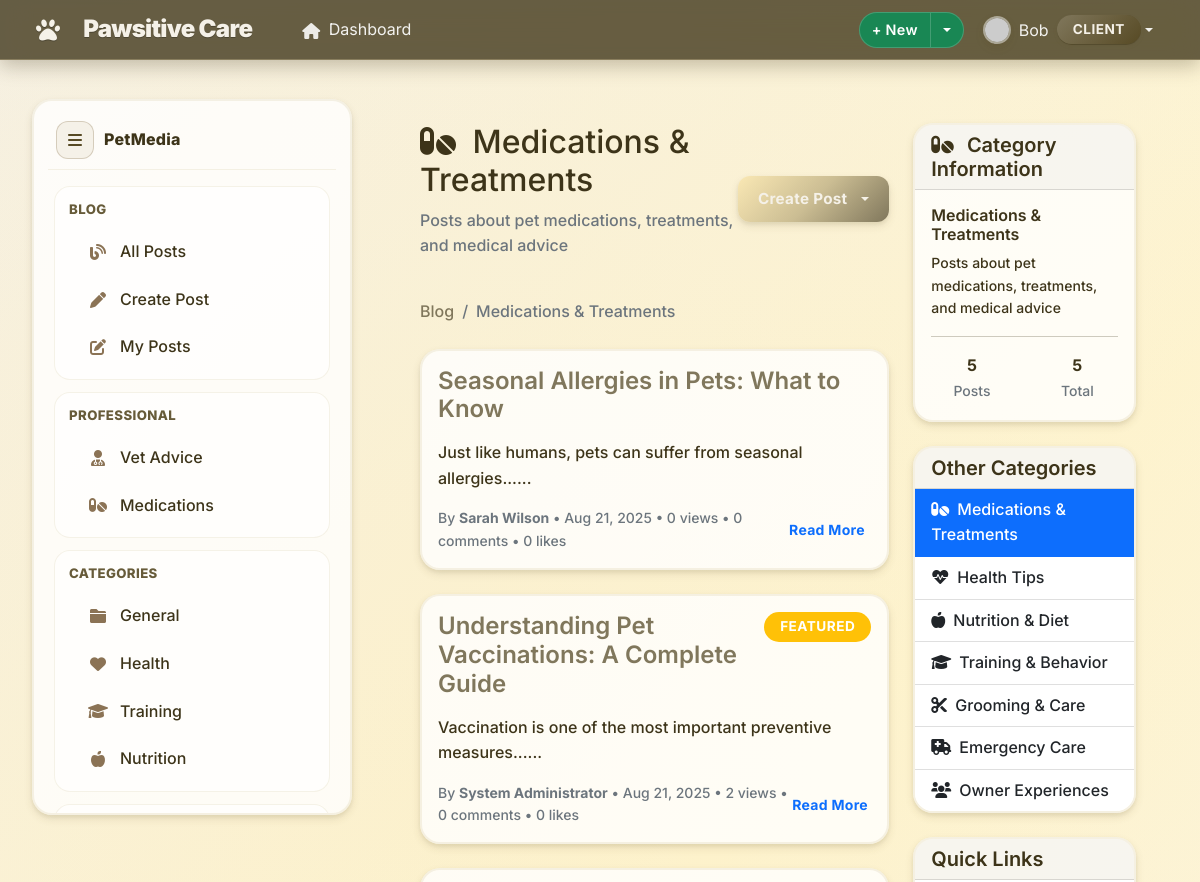
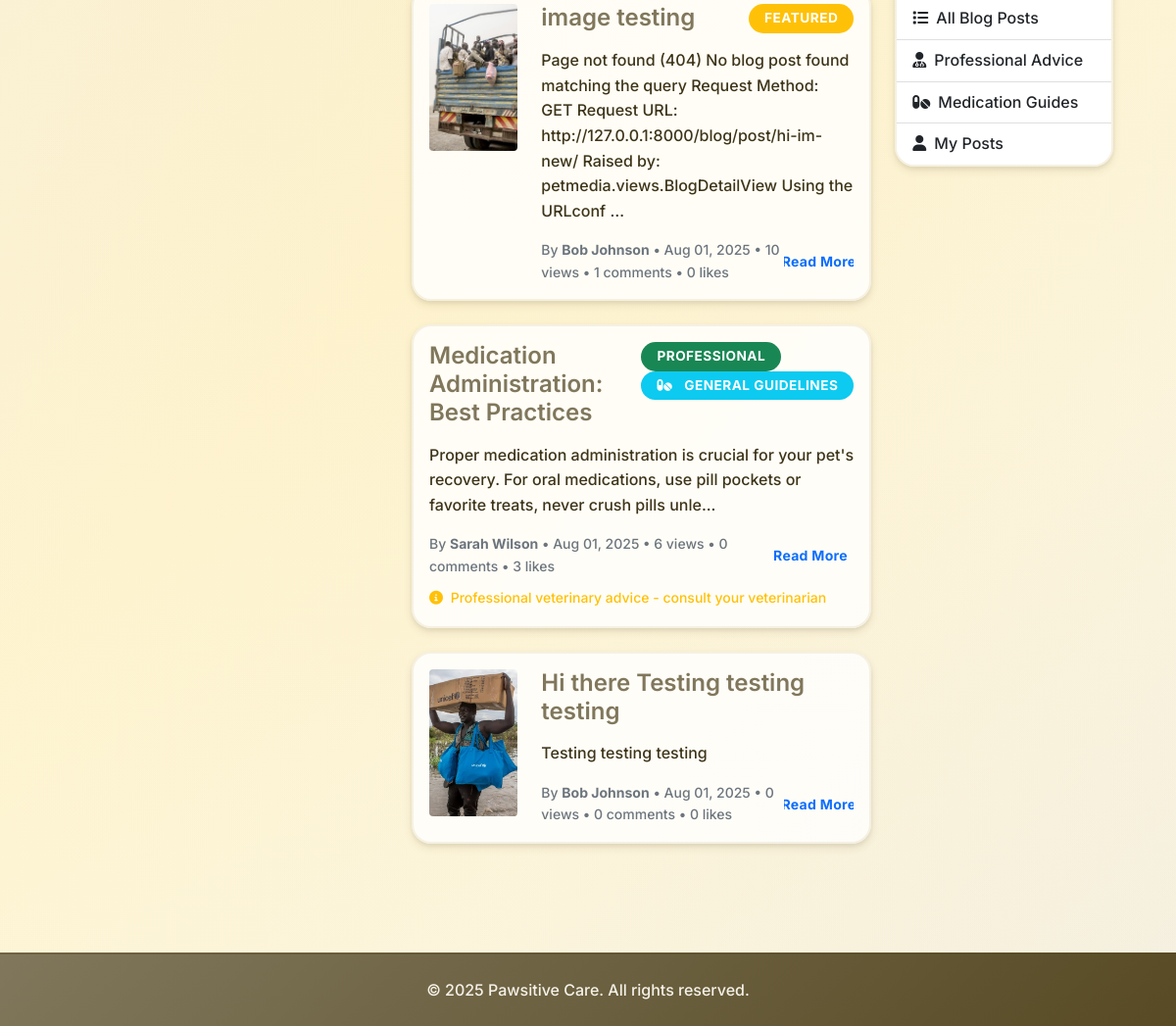
The page /blog/category/MEDICATION/ (signed in) on the database its author committed (2 pictures, top to bottom).
### accounts/models.py (models this page shows, shortened)
class CustomUser(AbstractUser):
    ROLE_CHOICES = [
        ('admin', 'Admin'),
        ('vet', 'Veterinarian'),
        ('staff', 'Staff'),
        ('client', 'Client'),
    ]
    phone = models.CharField(max_length=20, blank=False)
    address = models.TextField(blank=False)
    role = models.CharField(max_length=10, choices=ROLE_CHOICES, default='client')
    def is_admin(self):
        return self.role == 'admin'
    def is_vet(self):
        return self.role == 'vet'
    def is_staff_member(self):
        return self.role == 'staff'

### petmedia/models.py (models this page shows, shortened)
class BlogCategory(models.Model):
    MEDICATION = 'MEDICATION'
    HEALTH_TIPS = 'HEALTH_TIPS'
    NUTRITION = 'NUTRITION'
    TRAINING = 'TRAINING'
    GROOMING = 'GROOMING'
    EMERGENCY = 'EMERGENCY'
    EXPERIENCE = 'EXPERIENCE'
    CATEGORY_CHOICES = [
        (MEDICATION, 'Medications & Treatments'),
        (HEALTH_TIPS, 'Health Tips'),
        (NUTRITION, 'Nutrition & Diet'),
        (TRAINING, 'Training & Behavior'),
        (GROOMING, 'Grooming & Care'),
        (EMERGENCY, 'Emergency Care'),
        (EXPERIENCE, 'Owner Experiences'),
    ]
    name = models.CharField(max_length=20, choices=CATEGORY_CHOICES, unique=True)
    description = models.TextField(blank=True)
    icon = models.CharField(max_length=50, blank=True)
    is_active = models.BooleanField(default=True)
    created_at = models.DateTimeField(auto_now_add=True)
    class Meta:
        verbose_name_plural = "Blog Categories"

class BlogPost(models.Model):
    id = models.UUIDField(primary_key=True, default=uuid.uuid4, editable=False)
    title = models.CharField(
        max_length=200,
        validators=[MinLengthValidator(5)],
        help_text="Blog post title"
    )
    content = models.TextField(
        validators=[MinLengthValidator(50)],
        help_text="Full blog post content"
    )
    excerpt = models.TextField(
        max_length=300,
        help_text="Short excerpt for previews"
    )
    author = models.ForeignKey(User, on_delete=models.CASCADE, related_name='blog_posts')
    category = models.ForeignKey(BlogCategory, on_delete=models.SET_NULL, null=True)
    related_pet = models.ForeignKey(
        Pet,
        on_delete=models.SET_NULL,
        null=True,
        blank=True,
        help_text="Pet this post is about (optional)"
    )
    is_professional_advice = models.BooleanField(
        default=False,
        help_text="Is this professional veterinary advice?"
    )
    medical_disclaimer = models.TextField(
        blank=True,
        help_text="Medical disclaimer for professional posts"
    )
    medication_name = models.CharField(
        max_length=100,
        blank=True,
        help_text="Name of medication discussed"
    )
    dosage_info = models.TextField(
        blank=True,
        help_text="Dosage information (for reference only)"
    )
    side_effects = models.TextField(
        blank=True,
        help_text="Known side effects"
    )
    slug = models.SlugField(max_length=250, unique=True, blank=True)
    meta_description = models.CharField(max_length=160, blank=True)
    featured_image = models.ImageField(
        upload_to='blog_images/',
        blank=True,
        null=True
    )
    is_published = models.BooleanField(default=True)
    is_featured = models.BooleanField(default=False)
    views_count = models.PositiveIntegerField(default=0)
    likes_count = models.PositiveIntegerField(default=0)
    created_at = models.DateTimeField(auto_now_add=True)
    updated_at = models.DateTimeField(auto_now=True)
    published_at = models.DateTimeField(null=True, blank=True)
    class Meta:
        ordering = ['-created_at']

### petmedia/views.py (the view)
# urls.py: path('category/<str:name>/', views.CategoryView.as_view(), name='category'),
class CategoryView(ListView):
    template_name = 'petmedia/category.html'
    context_object_name = 'posts'
    paginate_by = 10
    def get_queryset(self):
        self.category = get_object_or_404(BlogCategory, name=self.kwargs['name'])
        return repo_manager.posts.get_by_category(self.category)
    def get_context_data(self, **kwargs):
        context = super().get_context_data(**kwargs)
        context['category'] = self.category
        return context

### petmedia/templates/petmedia/category.html (shortened to what this page needs)
{% extends 'accounts/base.html' %}
{% load static %}
{% block content %}
<div class="app-shell">
  {% include 'petmedia/includes/sidebar.html' %}
  <main class="app-main">
    <div class="container mt-4">
      <div class="row">
        <div class="col-lg-8">
          <div class="d-flex justify-content-between align-items-center mb-4">
            <div>
              <h1 class="h2">
                <i class="fas fa-{{ category.icon|default:'folder' }} me-2"></i>
                {{ category.get_name_display }}
              </h1>
              {% if category.description %}
              <p class="text-muted">
                {{ category.description }}
              </p>
              {% endif %}
            </div>
            {% if user.is_authenticated %}
            <div class="dropdown">
              <button class="btn btn-primary dropdown-toggle" type="button" id="createPostDropdown" data-bs-toggle="dropdown">
                Create Post
              </button>
            </div>
            {% endif %}
          </div>
          <nav aria-label="breadcrumb" class="mb-4">
            <ol class="breadcrumb">
              <li class="breadcrumb-item"><a href="{% url 'petmedia:blog_list' %}">Blog</a></li>
              <li class="breadcrumb-item active" aria-current="page">
                {{ category.get_name_display }}
              </li>
            </ol>
          </nav>
          <div class="category-posts">
            {% if posts %}
            {% for post in posts %}
            <article class="card mb-4">
              <div class="card-body">
                <div class="row">
                  {% if post.featured_image %}
                  <div class="col-md-3">
                    <img src="{{ post.featured_image.url }}" class="img-fluid rounded" alt="{{ post.title }}" style="height: 150px; width: 100%; object-fit: cover;">
                  </div>
                  <div class="col-md-9">
                    {% else %}
                    <div class="col-12">
                      {% endif %}
                      <div class="d-flex justify-content-between align-items-start mb-2">
                        <h4 class="card-title">
                          <a href="{% url 'petmedia:blog_detail' slug=post.slug %}" class="text-decoration-none">
                            {{ post.title }}
                          </a>
                        </h4>
                        <div>
                          {% if post.is_professional_advice %}
                          <span class="badge bg-success">Professional</span>
                          {% endif %}
                          {% if post.medication_name %}
                          <span class="badge bg-info">
                            <i class="fas fa-pills me-1"></i>
                            {{ post.medication_name }}
                          </span>
                          {% endif %}
                          {% if post.is_featured %}
                          <span class="badge bg-warning">Featured</span>
                          {% endif %}
                        </div>
                      </div>
                      <p class="card-text">
                        {{ post.excerpt|default:post.content|truncatechars:200 }}
                      </p>
                      <div class="d-flex justify-content-between align-items-center">
                        <div class="text-muted small">
                          By <strong>
                            {{ post.author.get_full_name|default:post.author.username }}</strong>
                          •
                          {{ post.created_at|date:"M d, Y" }}
                          •
                          {{ post.views_count }} views
                          •
                          {{ post.comments.count }} comments
                          •
                          {{ post.likes.count }} likes
                        </div>
                        <a href="{% url 'petmedia:blog_detail' slug=post.slug %}" class="btn btn-outline-primary btn-sm">
                          Read More
                        </a>
                      </div>
                      {% if post.is_professional_advice and post.medical_disclaimer %}
                      <div class="mt-2">
                        <small class="text-warning">
                          <i class="fas fa-info-circle me-1"></i>
                          Professional veterinary advice - consult your veterinarian
                        </small>
                      </div>
                      {% endif %}
                    </div>
                  </div>
                </div>
            </article>
            {% endfor %}
            {% endif %}
          </div>
        </div>
        <div class="col-lg-4">
          <div class="card mb-4">
            <div class="card-header">
              <h5 class="mb-0">
                <i class="fas fa-{{ category.icon|default:'info-circle' }} me-2"></i>
                Category Information
              </h5>
            </div>
            <div class="card-body">
              <h6>
                {{ category.get_name_display }}
              </h6>
              {% if category.description %}
              <p class="small">
                {{ category.description }}
              </p>
              {% endif %}
              <hr>
              <div class="row text-center">
                <div class="col-6">
                  <strong>
                    {{ posts|length }}</strong><br>
                  <small class="text-muted">Posts</small>
                </div>
                <div class="col-6">
                  <strong>
                    {{ posts.count }}</strong><br>
                  <small class="text-muted">Total</small>
                </div>
              </div>
            </div>
          </div>
          <div class="card mb-4">
            <div class="card-header">
              <h5 class="mb-0">Other Categories</h5>
            </div>
            <div class="list-group list-group-flush">
              <a href="{% url 'petmedia:category' name='MEDICATION' %}" class="list-group-item list-group-item-action {% if category.name == 'MEDICATION' %}active{% endif %}">
                <i class="fas fa-pills me-2"></i>Medications & Treatments
              </a>
              <a href="{% url 'petmedia:category' name='HEALTH_TIPS' %}" class="list-group-item list-group-item-action {% if category.name == 'HEALTH_TIPS' %}active{% endif %}">
                <i class="fas fa-heartbeat me-2"></i>Health Tips
              </a>
              <a href="{% url 'petmedia:category' name='NUTRITION' %}" class="list-group-item list-group-item-action {% if category.name == 'NUTRITION' %}active{% endif %}">
                <i class="fas fa-apple-alt me-2"></i>Nutrition & Diet
              </a>
              <a href="{% url 'petmedia:category' name='TRAINING' %}" class="list-group-item list-group-item-action {% if category.name == 'TRAINING' %}active{% endif %}">
                <i class="fas fa-graduation-cap me-2"></i>Training & Behavior
              </a>
              <a href="{% url 'petmedia:category' name='GROOMING' %}" class="list-group-item list-group-item-action {% if category.name == 'GROOMING' %}active{% endif %}">
                <i class="fas fa-cut me-2"></i>Grooming & Care
              </a>
              <a href="{% url 'petmedia:category' name='EMERGENCY' %}" class="list-group-item list-group-item-action {% if category.name == 'EMERGENCY' %}active{% endif %}">
                <i class="fas fa-ambulance me-2"></i>Emergency Care
              </a>
              <a href="{% url 'petmedia:category' name='EXPERIENCE' %}" class="list-group-item list-group-item-action {% if category.name == 'EXPERIENCE' %}active{% endif %}">
                <i class="fas fa-users me-2"></i>Owner Experiences
              </a>
            </div>
          </div>
          <div class="card">
            <div class="card-header">
              <h5 class="mb-0">Quick Links</h5>
            </div>
            <div class="list-group list-group-flush">
              <a href="{% url 'petmedia:blog_list' %}" class="list-group-item list-group-item-action">
                <i class="fas fa-list me-2"></i>All Blog Posts
              </a>
              <a href="{% url 'petmedia:professional_advice' %}" class="list-group-item list-group-item-action">
                <i class="fas fa-user-md me-2"></i>Professional Advice
              </a>
              <a href="{% url 'petmedia:medications' %}" class="list-group-item list-group-item-action">
                <i class="fas fa-pills me-2"></i>Medication Guides
              </a>
              {% if user.is_authenticated %}
              <a href="{% url 'petmedia:user_posts' %}" class="list-group-item list-group-item-action">
                <i class="fas fa-user me-2"></i>My Posts
              </a>
              {% endif %}
            </div>
          </div>
        </div>
      </div>
    </div>
  </main>
</div>
{% endblock %}

### accounts/templates/accounts/base.html (shortened to what this page needs)
<!DOCTYPE html>
<html lang="en">
<head>
  <link href="https://cdn.jsdelivr.net/npm/bootstrap@5.1.3/dist/css/bootstrap.min.css" rel="stylesheet">
  <link href="https://cdnjs.cloudflare.com/ajax/libs/font-awesome/6.0.0/css/all.min.css" rel="stylesheet">
  {% load static %}
  <link rel="stylesheet" href="{% static 'style.css' %}">
</head>
<body>
  <nav class="navbar navbar-expand-lg navbar-dark app-navbar">
    <div class="container nav-inner">
      <a class="navbar-brand d-flex align-items-center" href="{% url 'accounts:client_dashboard' %}">
        <i class="fas fa-paw me-2"></i><span>Pawsitive Care</span>
      </a>
      <div class="collapse navbar-collapse" id="navbarNav">
        <ul class="navbar-nav me-2">
          {% if user.is_authenticated %}
          <li class="nav-item">
            <a class="nav-link {% if request.resolver_match.url_name == 'client_dashboard' %}active{% endif %}" href="{% url 'accounts:client_dashboard' %}">
              <i class="fas fa-home me-1"></i> Dashboard
            </a>
          </li>
          {% endif %}
        </ul>
        <div class="d-flex align-items-center gap-2 ms-auto">
          {% if user.is_authenticated %}
          <div class="btn-group">
            <button class="btn btn-success btn-sm" type="button">+ New</button>
            <button class="btn btn-success btn-sm dropdown-toggle dropdown-toggle-split" type="button" data-bs-toggle="dropdown" aria-expanded="false" aria-label="Toggle quick create"></button>
          </div>
          <div class="dropdown">
            <a class="nav-link dropdown-toggle d-flex align-items-center" href="#" id="navbarDropdown" role="button" data-bs-toggle="dropdown" aria-expanded="false">
              <img class="avatar me-2" src="https://api.dicebear.com/7.x/identicon/svg?seed={{ user.username }}" alt="Avatar">
              <span class="me-2">
                {{ user.first_name|default:user.username }}</span>
              <span class="badge badge-secondary role-badge">
                {{ user.get_role_display }}</span>
            </a>
          </div>
          {% endif %}
        </div>
      </div>
    </div>
  </nav>
  <main class="page-main my-4">
    {% block content %}{% endblock %}
  </main>
  <footer class="mt-5 py-4">
    <div class="container text-center">
      <p class="mb-0">&copy; {% now "Y" %} Pawsitive Care. All rights reserved.</p>
    </div>
  </footer>
</body>
</html>

### rows shown on the page
CustomUser: first_name "Bob", role "CLIENT"
BlogCategory: name "Medications & Treatments", description "Posts about pet medications, treatments, and medical advice"
BlogPost: title "Seasonal Allergies in Pets: What to Know", excerpt "Just like humans, pets can suffer from seasonal allergies......", author.get_full_name "Sarah Wilson", created_at "Aug 21, 2025", views_count "0", comments.count "0", likes.count "0"
BlogPost: title "Understanding Pet Vaccinations: A Complete Guide", is_featured "FEATURED", excerpt "Vaccination is one of the most important preventive measures......", author.get_full_name "System Administrator", created_at "Aug 21, 2025", views_count "2", comments.count "0", likes.count "0"
BlogPost: featured_image (picture), title "image testing", is_featured "FEATURED", excerpt "Page not found (404) No blog post found matching the query Request Method: GET Request URL: http://127.0.0.1:8000/blog/post/hi-im-new/ Raised by: petmedia.views.BlogDetailView Using the URLconf …", author.get_full_name "Bob Johnson", created_at "Aug 01, 2025", views_count "10", comments.count "1", likes.count "0"
BlogPost: title "Medication Administration: Best Practices", is_professional_advice "PROFESSIONAL", medication_name "GENERAL GUIDELINES", excerpt "Proper medication administration is crucial for your pet's recovery. For oral medications, use pill pockets or favorite treats, never crush pills unle...", author.get_full_name "Sarah Wilson", created_at "Aug 01, 2025", views_count "6", comments.count "0", likes.count "3", shows "Professional veterinary advice - consult your veterinarian"
BlogPost: featured_image (picture), title "Hi there Testing testing testing", excerpt "Testing testing testing", author.get_full_name "Bob Johnson", created_at "Aug 01, 2025", views_count "0", comments.count "0", likes.count "0"

### other values the page prints
{{ posts|length }} "5"
{{ posts.count }} "5"
